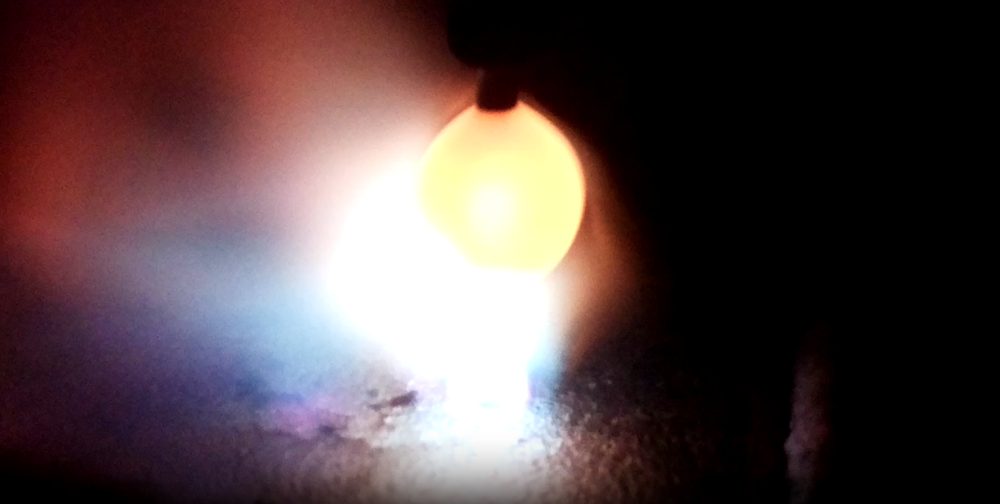
#> input picture ball1.png, 1000 x 504 px, shrunk from 1675 x 845 before the run
$ python hough_circle_single.py
#> lines starting #> are read from the running program, lines starting #| are printed output that depends on the picture; after the words box and inside, x2 and y2 are one past the last pixel; in counts of white or black regions, pixels touching at a corner belong together
import cv2
import numpy as np

def nothing(x):
    pass

def main():
    # Load the image
    image_path = 'ball1.png'
    image = cv2.imread(image_path, cv2.IMREAD_COLOR)
#> image is the input picture: shape (504, 1000, 3); mean B, G, R 70, 68.8, 85.7

    if image is None:
        print("Error: Image not found.")
        return

    # Convert the image to grayscale
    gray = cv2.cvtColor(image, cv2.COLOR_BGR2GRAY)
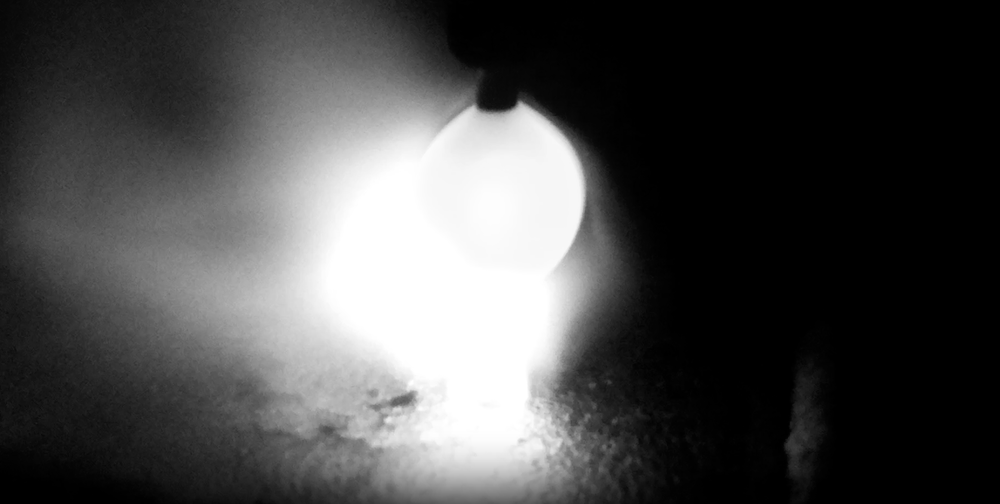
#> gray: shape (504, 1000); min 0, max 255, mean 74

    # Apply a Gaussian blur to reduce noise and improve circle detection
    blurred = cv2.GaussianBlur(gray, (9, 9), 2)

    # Create a window
    cv2.namedWindow('Hough Circle Transform')

    # Create trackbars for adjusting Hough Circle parameters
    cv2.createTrackbar('dp', 'Hough Circle Transform', 1, 10, nothing)
    cv2.createTrackbar('minDist', 'Hough Circle Transform', 20, 100, nothing)
    cv2.createTrackbar('param1', 'Hough Circle Transform', 50, 300, nothing)
    cv2.createTrackbar('param2', 'Hough Circle Transform', 30, 300, nothing)
    cv2.createTrackbar('minRadius', 'Hough Circle Transform', 0, 100, nothing)
    cv2.createTrackbar('maxRadius', 'Hough Circle Transform', 0, 1000, nothing)

    while True:
        # Get current positions of the trackbars
        dp = cv2.getTrackbarPos('dp', 'Hough Circle Transform')
        minDist = cv2.getTrackbarPos('minDist', 'Hough Circle Transform')
        param1 = cv2.getTrackbarPos('param1', 'Hough Circle Transform')
        param2 = cv2.getTrackbarPos('param2', 'Hough Circle Transform')
        minRadius = cv2.getTrackbarPos('minRadius', 'Hough Circle Transform')
        maxRadius = cv2.getTrackbarPos('maxRadius', 'Hough Circle Transform')

        # Ensure dp is at least 1 to avoid division by zero
        dp = max(dp, 1)

        # Perform Hough Circle Transform
        circles = cv2.HoughCircles(
            blurred,
            cv2.HOUGH_GRADIENT, dp=dp, minDist=minDist,
            param1=param1, param2=param2, minRadius=minRadius, maxRadius=maxRadius
        )
#> circles = [[497.5, 192.5, 87.9], [474.5, 208.5, 115.4]]

        # Create a copy of the original image to draw circles on
        output_image = image.copy()

        # If some circles are detected, draw them
        if circles is not None:
            circles = np.uint16(np.around(circles))
#> circles = [[498, 192, 88], [474, 208, 115]]

            for i in circles[0, :]:
                # Draw the outer circle
                cv2.circle(output_image, (i[0], i[1]), i[2], (0, 255, 0), 2)
                # Draw the center of the circle
                cv2.circle(output_image, (i[0], i[1]), 2, (0, 0, 255), 3)
#> this loop made 2 passes
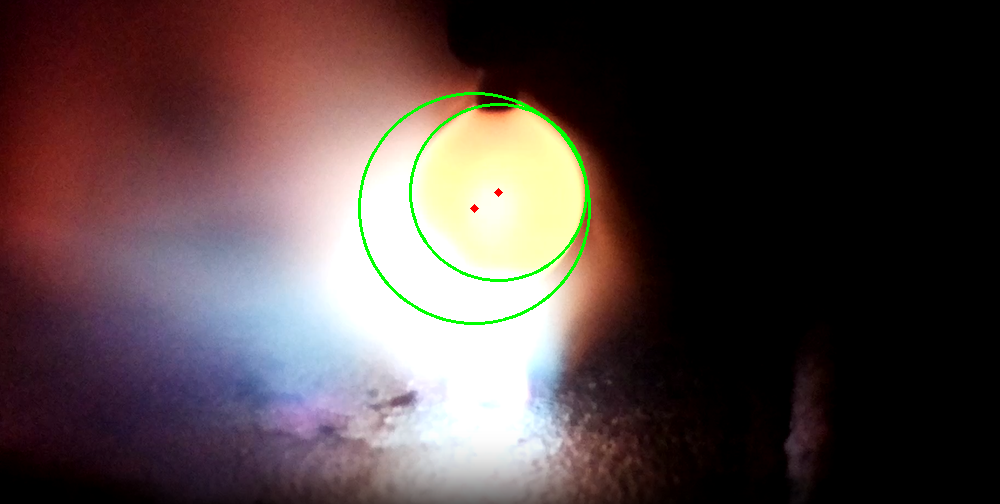
#> output_image: shape (504, 1000, 3); 0.73% of pixels changed, all inside (x1, y1, x2, y2) = (358, 92, 591, 325)

        # Display the resulting image with detected circles
        cv2.imshow('Hough Circle Transform', output_image)

        # Break the loop if the user presses the ESC key
        if cv2.waitKey(1) & 0xFF == 27:
#> (key Esc is pressed here)
            break

    cv2.destroyAllWindows()

if __name__ == "__main__":
    main()

$ run again, with balling_test.png copied over ball1.png
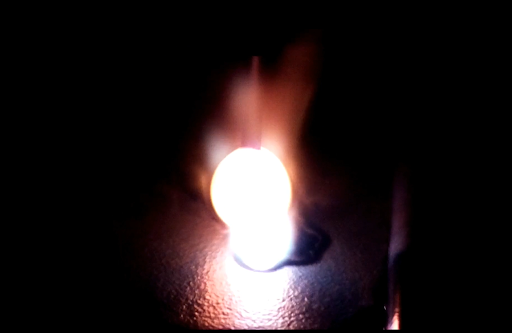
#> input picture balling_test.png, 512 x 333 px
#> in main, image is the input picture: shape (333, 512, 3); mean B, G, R 28.4, 27.4, 36.3
#> in main, `gray = cv2.cvtColor(image, cv2.COLOR_BGR2GRAY)`:
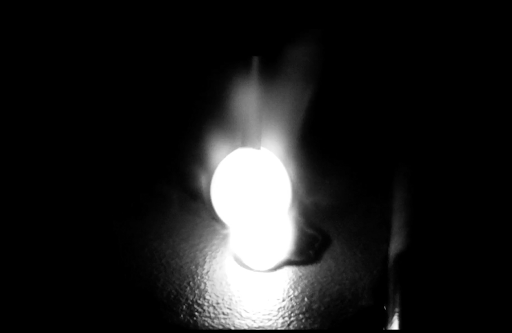
#> gray: shape (333, 512); min 0, max 255, mean 30.2
#> in main, `circles = cv2.HoughCircles( blurred, cv2.HOUGH_GRADIENT, dp=dp, minDis..`: circles = [[260.5, 278.5, 51], [257.5, 189.5, 46.8], [240.5, 273.5, 49.9]]
#> in main, `circles = np.uint16(np.around(circles))`: circles = [[260, 278, 51], [258, 190, 47], [240, 274, 50]]
#> the loop in main, `for i in circles[0, :]:` made 3 passes
#> after the loop in main, `for i in circles[0, :]:`:
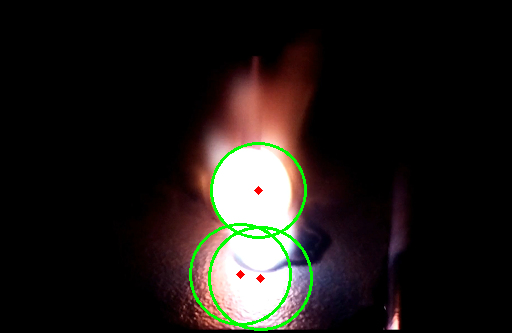
#> output_image: shape (333, 512, 3); 1.65% of pixels changed, all inside (x1, y1, x2, y2) = (189, 142, 313, 331)

$ run again, with color_noisy_image.png copied over ball1.png
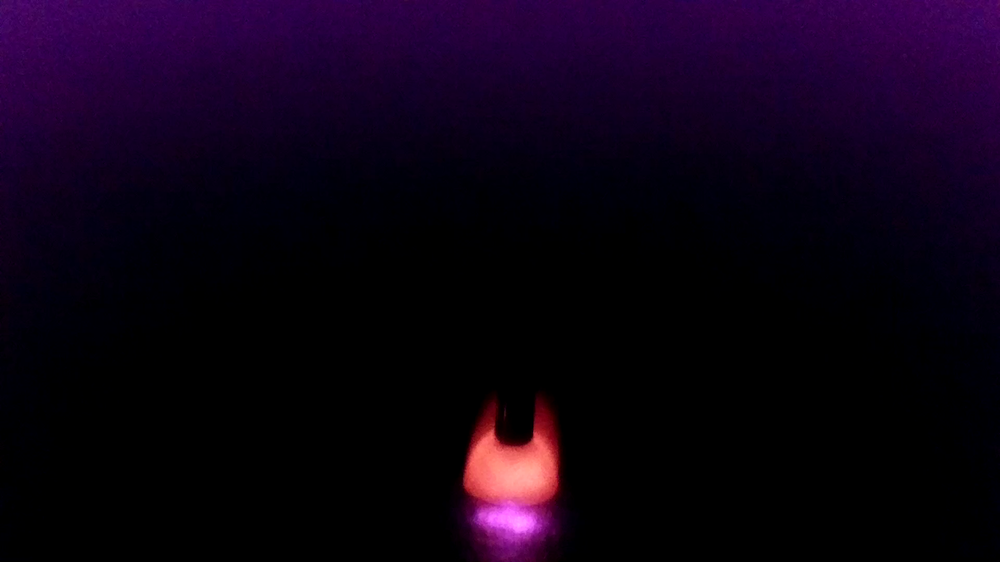
#> input picture color_noisy_image.png, 1000 x 562 px, shrunk from 1920 x 1080 before the run
#> in main, image is the input picture: shape (562, 1000, 3); mean B, G, R 19.6, 1.4, 13.3
#> in main, `gray = cv2.cvtColor(image, cv2.COLOR_BGR2GRAY)`:
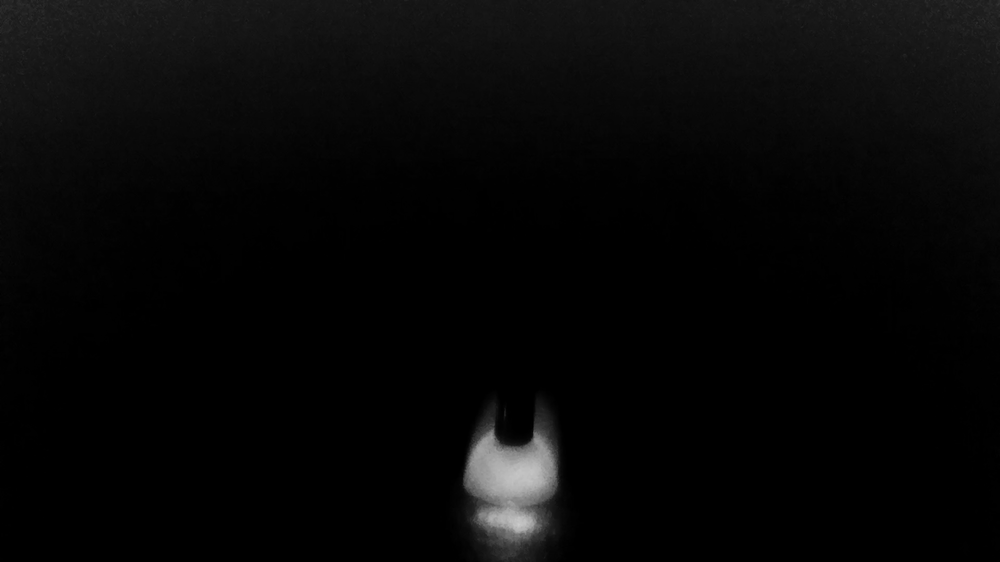
#> gray: shape (562, 1000); min 0, max 203, mean 7
#> in main, `circles = cv2.HoughCircles( blurred, cv2.HOUGH_GRADIENT, dp=dp, minDis..`: circles = [[510.5, 467.5, 43.5]]
#> in main, `circles = np.uint16(np.around(circles))`: circles = [[510, 468, 44]]
#> the loop in main, `for i in circles[0, :]:` made 1 pass
#> after the loop in main, `for i in circles[0, :]:`:
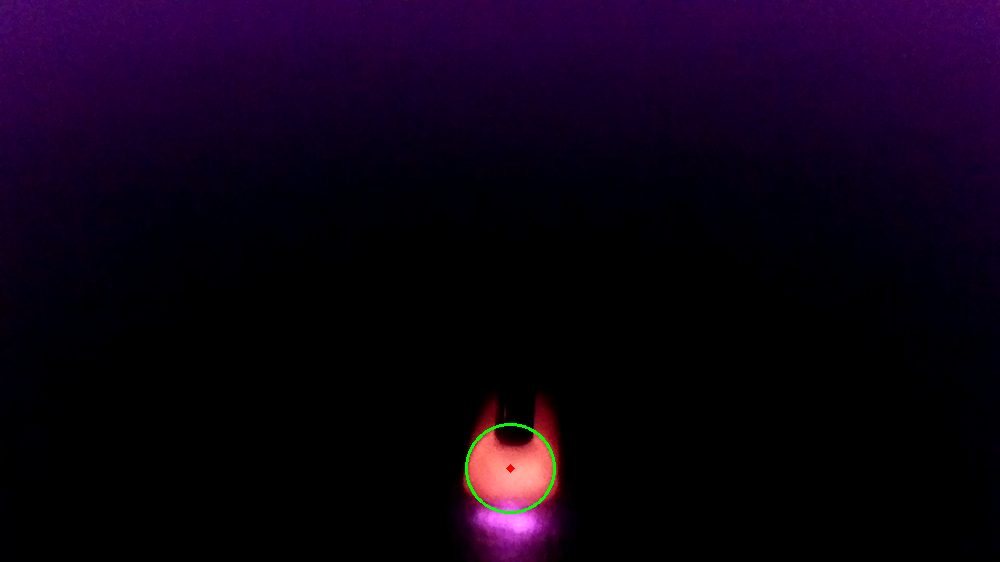
#> output_image: shape (562, 1000, 3); 0.15% of pixels changed, all inside (x1, y1, x2, y2) = (465, 423, 556, 514)
